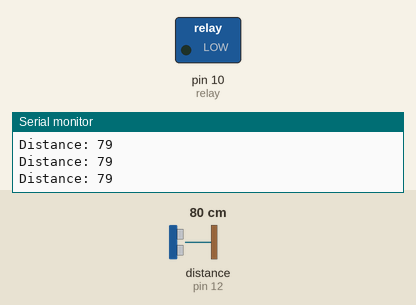
Bench run of a sketch on a simulated Arduino Uno, built with avr-gcc and run on an emulated ATmega328P. Shown: switched loads named in the sketch (green lamp = pin HIGH), the last lines printed to the serial monitor. Wiring (inferred from the names in the program): ultrasonic range finder: trigger pin 13; echo pin 12. The inputs (shaded band) are chosen by the test bench; at power-on: distance to the obstacle (sensor on pin 12) 80 cm. The echo pulse lasts 58.3 µs per cm; pins used as bus, display or sensor lines are not drawn.

Above: at 1.2 s.
1.3 s: distance to the obstacle (sensor on pin 12) set to 13 cm
2.8 s: distance to the obstacle (sensor on pin 12) set to 10 cm
At 4.0 s:
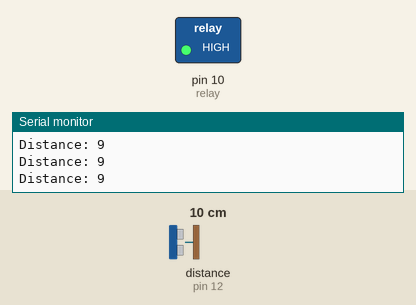
4.3 s: distance to the obstacle (sensor on pin 12) set to 18 cm
At 5.4 s:
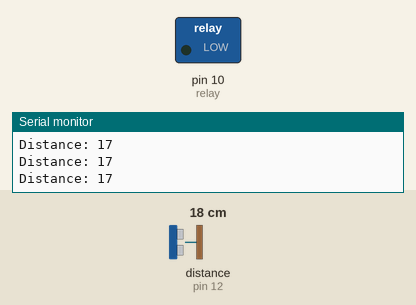
Timing chart, 0 to 7.3 s (numbered marks = the images above; inputs shaded):
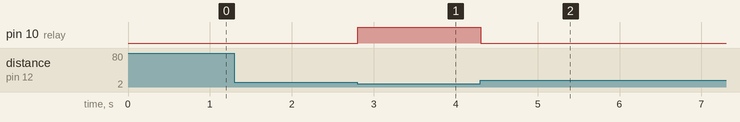

Measured:
- the behaviour switches between 12 and 11 cm on distance to the obstacle (sensor on pin 12) (found by bisection; images 0 and 1)
- after the input at 2.8 s, pin 10 (relay): LOW → HIGH at once
- after the input at 4.3 s, pin 10 (relay): HIGH → LOW at once

The sketch:

contactless-doorbell.ino
```cpp
//Tech Trends Shameer
//Contactless Doorbell

// Define pins numbers
const int trigPin = 13;  //Connect Trig pin in Ultrasonic Sensor to Arduino Pin 13
const int echoPin = 12;  //Connect Echo pin in Ultrasonic Sensor to Arduino Pin 13

const int relay= 10;   //Connect Positive pin of LED to Arduino Pin 10

// Define variables
long duration;
int distance;
int safetyDistance;


void setup() {
pinMode(trigPin, OUTPUT); // Sets the trigPin as an Output
pinMode(echoPin, INPUT); // Sets the echoPin as an Input

pinMode(relay, OUTPUT);
Serial.begin(9600); // Starts the serial communication
}


void loop() {
// Clears the trigPin
digitalWrite(trigPin, LOW);
delayMicroseconds(2);

// Sets the trigPin on HIGH state for 15 micro seconds
digitalWrite(trigPin, HIGH);
delayMicroseconds(15);
digitalWrite(trigPin, LOW);

// Reads the echoPin, returns the sound wave travel time in microseconds
duration = pulseIn(echoPin, HIGH);

// Calculate the distance
distance= duration*0.034/2;

safetyDistance = distance;
if (safetyDistance <= 10){
  digitalWrite(relay, HIGH);
}
else{
  digitalWrite(relay, LOW);
}

// Print the distance on the Serial Monitor
Serial.print("Distance: ");
Serial.println(distance);
}
```
